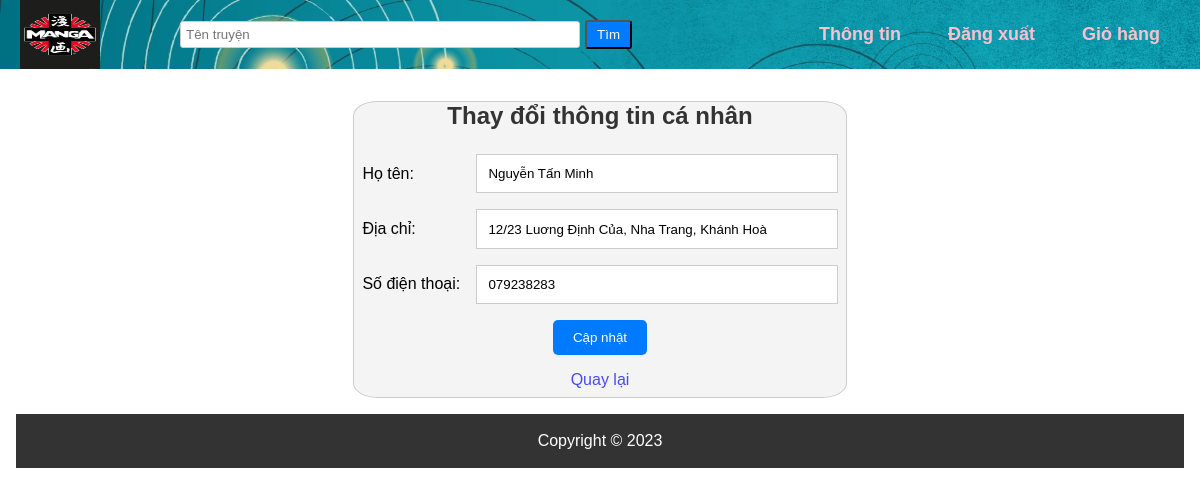
Screenshot of /php_customer/updateInfo.php (signed in) with the database file from the repository.
### tables this page shows
CREATE TABLE `nguoidung` (
  `maND` varchar(7) NOT NULL,
  `maVT` varchar(5) NOT NULL,
  `hoTen` varchar(50) NOT NULL,
  `email` varchar(50) NOT NULL,
  `password` varchar(50) NOT NULL,
  `diaChi` varchar(50) NOT NULL,
  `sdt` varchar(10) NOT NULL
);

### php_customer/updateInfo.php (the view, shortened to what this page needs)
<?php
    if (isset($_POST['hoTen']))
        $hoTen = trim($_POST['hoTen']);
    else $hoTen = '';
    if (isset($_POST['diaChi']))
        $diaChi = trim($_POST['diaChi']);
    else $diaChi = '';
    if (isset($_POST['sdt']))
        $sdt = trim($_POST['sdt']);
    else $sdt = '';
    require("connect.php");
    $user = $_SESSION['user'];
    $maND = $user['id'];
    $query = "SELECT hoTen, sdt, diaChi FROM nguoidung WHERE maND = '$maND'";
    $result = mysqli_query($conn, $query);
    if ($result) {
        $userData = mysqli_fetch_assoc($result);
        $hoTen = $userData['hoTen'];
        $sdt = $userData['sdt'];
        $diaChi = $userData['diaChi'];
    } else {
        $thongbao = "<p align=center><font color=red>Không tìm thấy thông tin</font></p>";
    }
?>
<main>
<main>
    <form action="" method="post">
        <div class='update-form'>
            <h2>Thay đổi thông tin cá nhân</h2>
            <table>
                <tr>
                    <td>Họ tên:</td>
                    <td><input type="text" size=40 name="hoTen" required value="<?php echo $hoTen; ?>"/></td>
                </tr>
                <tr>
                    <td>Địa chỉ:</td>
                    <td><input type="text" size=40 name="diaChi" required value="<?php echo $diaChi; ?>"/></td>
                </tr>
                <tr>
                    <td>Số điện thoại:</td>
                    <td><input type="text" size=20 name="sdt" required value="<?php echo $sdt; ?>"/></td>
                </tr>
                <tr>
                    <td colspan=2 align=center id='submitRow'>
                        <input type='submit' value='Cập nhật' name='update' id='btnUpdate'/>
                    </td>
                </tr>
            </table>
            <p align=center><a id="goback" href="./profile.php">Quay lại</a></p>
        </div>
    </form>
</main>
<?php include('../includes/footer.php'); ?>

### includes/style.css (style rules this page uses)
* { margin: 0; padding: 0; font-family: sans-serif; box-sizing: border-box; }
header { position: sticky; top: 0; width: 100%; background-image: url('header.jpg'); background-size: cover; z-index: 9999; }
nav { width: 100%; padding: 20px 0; }
nav .logo a img { display: flex; height: 100%; width: 5rem; position: absolute; z-index: 1; top: 0; }
nav .menu { max-width: 1200px; margin:auto; display: flex; align-items: center; justify-content: space-between; padding: 0 20px; }
.menu ul { display: flex; }
.menu ul li { list-style: none; margin-left: 7px; }
.menu ul li a { text-decoration: none; color: pink; font-size: 18px; font-weight: 600; padding: 10px 20px; }
.search-bar { display: flex; align-items: center; }
.search-bar input[type="text"] { padding: 5px; border: 1px solid #ccc; border-radius: 3px; width: 400px; }
.search-bar button[type="submit"] { margin-left: 5px; padding: 5px 10px; background-color: #007bff; color: #fff; border-color: black; border-radius: 3px; cursor: pointer; }

### php_customer/updateInfo.php (style rules this page uses)
main { padding: 1rem; }
table { border-collapse:collapse; }
td { padding: 0.5rem; }
#submitRow input[type=submit] { background-color: #007bff; color: #fff; border: none; padding: 10px 20px; border-radius: 5px; cursor: pointer; }
.update-form { width: fit-content; margin: 0 auto; border: 1px solid #ccc; background-color: #f4f4f4; border-radius: 5%; }
.update-form h2 { text-align: center; font-size: 24px; margin-bottom: 1rem; color: #333; }
.update-form input[type="text"], input[type="email"], input[type="password"] { width: 100%; padding: 0.7rem; border: 1px solid #ccc; }
#goback { text-decoration: none; color: blue; opacity: 0.7; }
p { margin: 0.5rem; }

### rows the page displays
nguoidung: hoTen "Nguyễn Tấn Minh", diaChi "12/23 Luơng Định Của, Nha Trang, Khánh Hoà", sdt "079238283"
